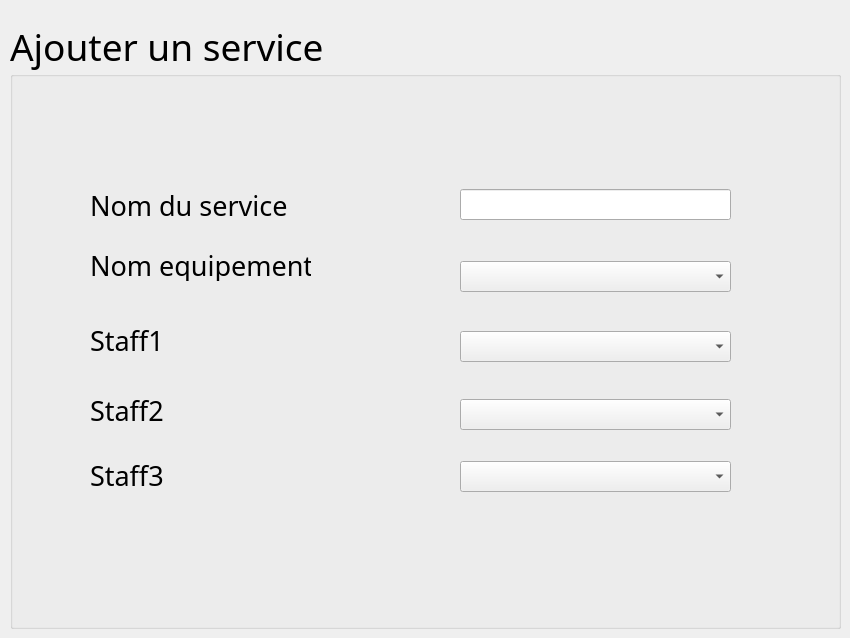
        <widget class="QWidget" name="AjoutService">
         <widget class="QGroupBox" name="groupBox_5">
          <property name="geometry">
           <rect>
            <x>10</x>
            <y>20</y>
            <width>831</width>
            <height>609</height>
           </rect>
          </property>
          <property name="font">
           <font>
            <family>Quicksand SemiBold</family>
            <pointsize>28</pointsize>
           </font>
          </property>
          <property name="title">
           <string>Ajouter un service</string>
          </property>
          <widget class="QLabel" name="nom_service">
           <property name="geometry">
            <rect>
             <x>80</x>
             <y>170</y>
             <width>241</width>
             <height>31</height>
            </rect>
           </property>
           <property name="font">
            <font>
             <family>Quicksand SemiBold</family>
             <pointsize>20</pointsize>
            </font>
           </property>
           <property name="text">
            <string>Nom du service</string>
           </property>
          </widget>
          <widget class="QLabel" name="staff1">
           <property name="geometry">
            <rect>
             <x>80</x>
             <y>310</y>
             <width>111</width>
             <height>21</height>
            </rect>
           </property>
           <property name="font">
            <font>
             <family>Quicksand SemiBold</family>
             <pointsize>20</pointsize>
            </font>
           </property>
           <property name="text">
            <string>Staff1</string>
           </property>
          </widget>
          <widget class="QLabel" name="staff2">
           <property name="geometry">
            <rect>
             <x>80</x>
             <y>380</y>
             <width>81</width>
             <height>21</height>
            </rect>
           </property>
           <property name="font">
            <font>
             <family>Quicksand SemiBold</family>
             <pointsize>20</pointsize>
            </font>
           </property>
           <property name="text">
            <string>Staff2</string>
           </property>
          </widget>
          <widget class="QLabel" name="staff3">
           <property name="geometry">
            <rect>
             <x>80</x>
             <y>440</y>
             <width>81</width>
             <height>31</height>
            </rect>
           </property>
           <property name="font">
            <font>
             <family>Quicksand SemiBold</family>
             <pointsize>20</pointsize>
            </font>
           </property>
           <property name="text">
            <string>Staff3</string>
           </property>
          </widget>
          <widget class="QPushButton" name="pushButton_AjouterService">
           <property name="geometry">
            <rect>
             <x>770</x>
             <y>560</y>
             <width>51</width>
             <height>41</height>
            </rect>
           </property>
           <property name="styleSheet">
            <string notr="true">#pushButton_AjouterService{
background-color: transparent;
border-image: url(:/pics/pics/valider.png);
background: none;
border: none;
background-repeat: none;
}</string>
           </property>
           <property name="text">
            <string/>
           </property>
          </widget>
          <widget class="QPushButton" name="pushButton_AnnulerAjoutService">
           <property name="geometry">
            <rect>
             <x>10</x>
             <y>570</y>
             <width>51</width>
             <height>31</height>
            </rect>
           </property>
           <property name="styleSheet">
            <string notr="true">#pushButton_AnnulerAjoutService{
background-color: transparent;
border-image: url(:/pics/pics/precedent.png);
background: none;
border: none;
background-repeat: none;
}</string>
           </property>
           <property name="text">
            <string/>
           </property>
          </widget>
          <widget class="QLineEdit" name="lineEdit_ajoutNomService">
           <property name="geometry">
            <rect>
             <x>450</x>
             <y>169</y>
             <width>271</width>
             <height>31</height>
            </rect>
           </property>
          </widget>
          <widget class="QComboBox" name="comboBox_AjoutStaff1">
           <property name="geometry">
            <rect>
             <x>450</x>
             <y>311</y>
             <width>271</width>
             <height>31</height>
            </rect>
           </property>
          </widget>
          <widget class="QComboBox" name="comboBox_AjoutStaff2">
           <property name="geometry">
            <rect>
             <x>450</x>
             <y>379</y>
             <width>271</width>
             <height>31</height>
            </rect>
           </property>
          </widget>
          <widget class="QComboBox" name="comboBox_AjoutStaff3">
           <property name="geometry">
            <rect>
             <x>450</x>
             <y>441</y>
             <width>271</width>
             <height>31</height>
            </rect>
           </property>
          </widget>
          <widget class="QLabel" name="label_18">
           <property name="geometry">
            <rect>
             <x>80</x>
             <y>230</y>
             <width>221</width>
             <height>31</height>
            </rect>
           </property>
           <property name="font">
            <font>
             <family>Quicksand SemiBold</family>
             <pointsize>20</pointsize>
            </font>
           </property>
           <property name="text">
            <string>Nom equipement</string>
           </property>
          </widget>
          <widget class="QComboBox" name="comboBox_AjoutEquip">
           <property name="geometry">
            <rect>
             <x>450</x>
             <y>241</y>
             <width>271</width>
             <height>31</height>
            </rect>
           </property>
          </widget>
         </widget>
        </widget>
